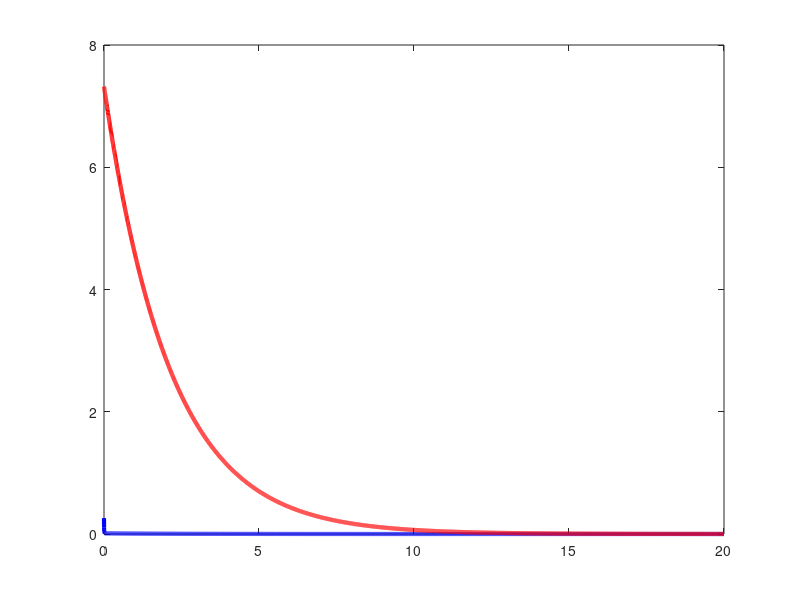
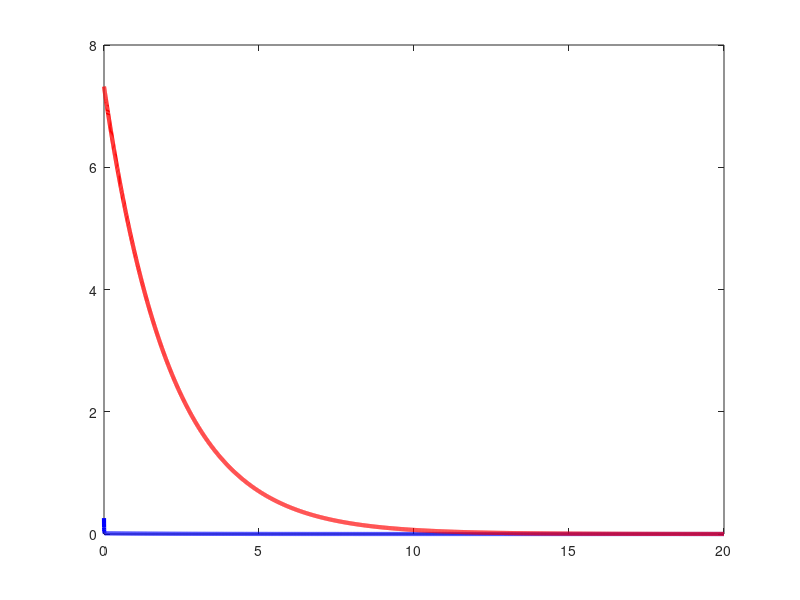

Write the MATLAB code that produced these figures, in order.
function prob2_3

% close all;

    A = [0, 1; -39.2, -156.8];

 

    % Choose a Q that is positive definite

    Q = eye(2); %[1, 2; 0, 3];

 

    %Solve this: A'*P + P*A = -Q

    P = lyap(A', Q)

    eig_P = eig(P)

    LE = A'*P + P*A

 

    % Calculate mu

    mu = -min(eig(Q))/max(eig(P))

 

    % Simulate forward in time

    delx_0 = [.1; .5];

    [tvec, xmat] = ode45(@(t,x) f_linear(t, x, A), [0 20], delx_0);

    xmat = xmat';

 

    % Plot

    v_t0 = delx_0'*P*delx_0;

    bound = 1/min(eig(P)) .* exp(mu.*tvec) .* v_t0;

    del_x_norm = zeros(1, length(tvec));

    for k = 1:length(tvec)

        del_x_norm(k) = norm(xmat(:,k))^2;

    end

 

    figure;

    plot(tvec, del_x_norm, 'b', 'LineWidth',3); hold on;

    plot(tvec, bound, 'r', 'LineWidth',3)

 

 

    % simulate the nonlinear system

    x_eq = [pi; 0];

    x_0 = delx_0 + x_eq;

    [tvec, xmat] = ode45(@(t,x) f_nonlinear(t,x), [0 20], x_0);

    xmat = xmat';

 

    % Convert back to delx

    xmat = xmat - x_eq;

 

 

    % Plot

    v_t0 = delx_0'*P*delx_0;

    bound = 1/min(eig(P)) .* exp(mu.*tvec) .* v_t0;

    del_x_norm = zeros(1, length(tvec));

    for k = 1:length(tvec)

        del_x_norm(k) = norm(xmat(:,k))^2;

    end

 

    figure;

    plot(tvec, del_x_norm, 'b', 'LineWidth',3); hold on;

    plot(tvec, bound, 'r', 'LineWidth',3)

 

   

end

 

 

function xdot = f_linear(t, x, A)

    xdot = A*x;

end

 

 

function xdot = f_nonlinear(t, x)

    g = 9.8;

    m = 1/9.8;

    l = 0.25;

    b = 1.;

 

    xdot = [x(2); g/l*sin(x(1))-b/(m*l^2)*x(2)];

end